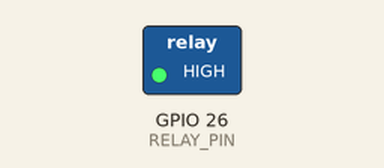
This sketch was run on a simulated ESP32. Shown: switched loads named in the sketch (green lamp = pin HIGH).

Above: at 1.5 s.
At 4.5 s:
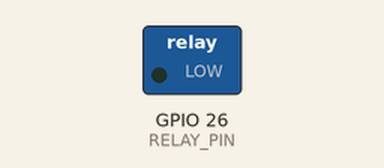
Timing chart, 0 to 7.8 s (numbered marks = the images above):
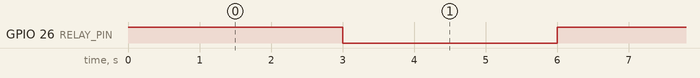

The sketch:

pump_test.ino
```cpp
#define RELAY_PIN 26

void setup() {
  pinMode(RELAY_PIN, OUTPUT);
}

void loop() {
  digitalWrite(RELAY_PIN, HIGH);  // OFF
  delay(3000);

  digitalWrite(RELAY_PIN, LOW);   // ON
  delay(3000);
}
```

Measured:
- by itself, GPIO 26 (RELAY_PIN): alternates HIGH for 3.0 s and LOW for 3.0 s
